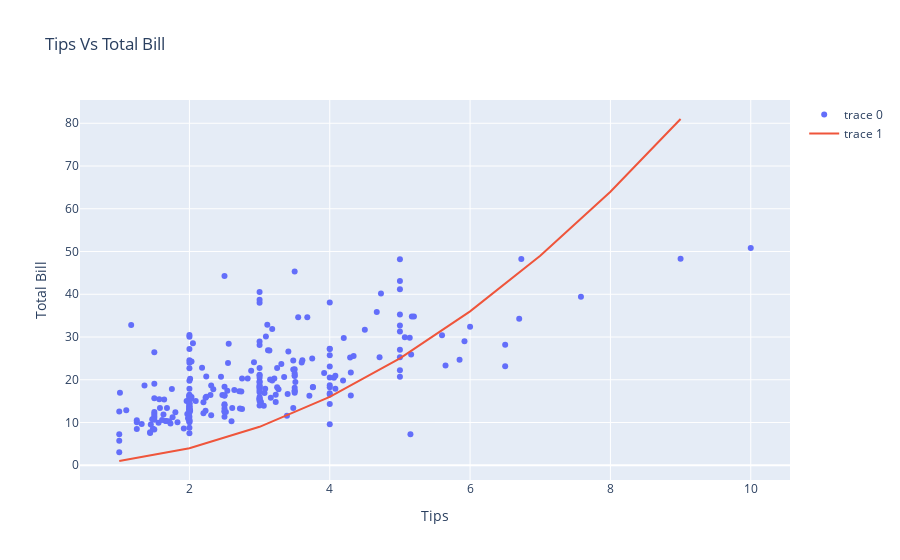

The cell this chart's notebook holds for it:
### Code cell
trace1 = go.Scatter(x =tips['tip'] , y = tips['total_bill'], mode ='markers')
trace2 = go.Scatter(x=[1,2,3,4,5,6,7,8,9] , y = [1,4,9,16,25,36,49,64,81], mode = 'lines')
data = [trace1,trace2]

layout = go.Layout(title = 'Tips Vs Total Bill' , xaxis = {'title' : "Tips"} , yaxis = {'title' : "Total Bill"})
fig = go.Figure(data,layout)
fig.show()

### Figure 1 — Plotly figure (JSON) as saved in the notebook; plotly's stock layout.template omitted (floating-point values rounded to 4 significant figures; data arrays with more than 128 entries replaced by an {"elided": "..."} marker saying what was removed)
{"data": [{"mode": "markers", "type": "scatter", "x": {"elided": "244 float values"}, "y": {"elided": "244 float values"}}, {"mode": "lines", "type": "scatter", "x": [1, 2, 3, 4, 5, 6, 7, 8, 9], "y": [1, 4, 9, 16, 25, 36, 49, 64, 81]}], "layout": {"title": {"text": "Tips Vs Total Bill"}, "xaxis": {"title": {"text": "Tips"}}, "yaxis": {"title": {"text": "Total Bill"}}}}
